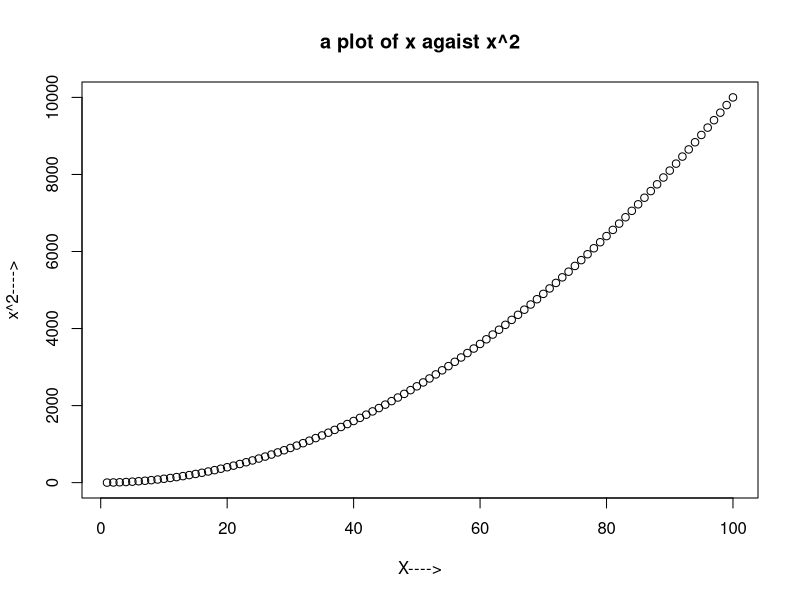
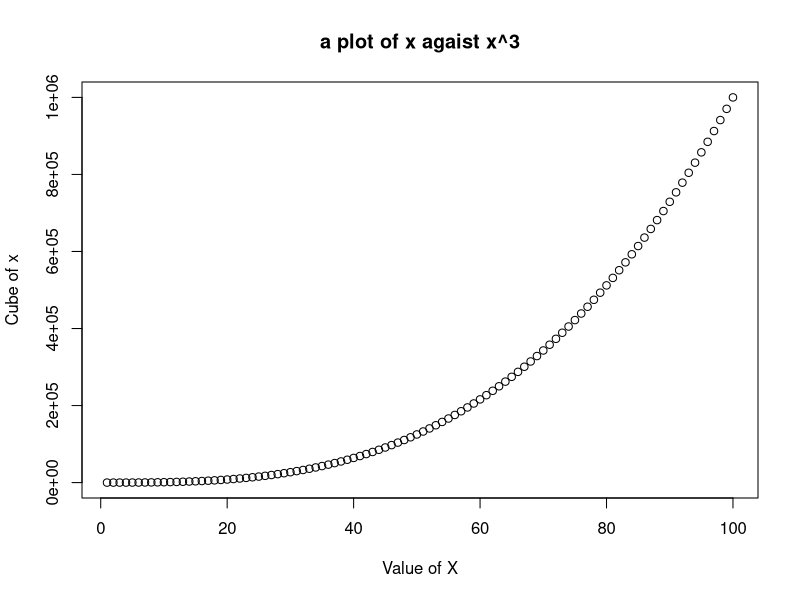
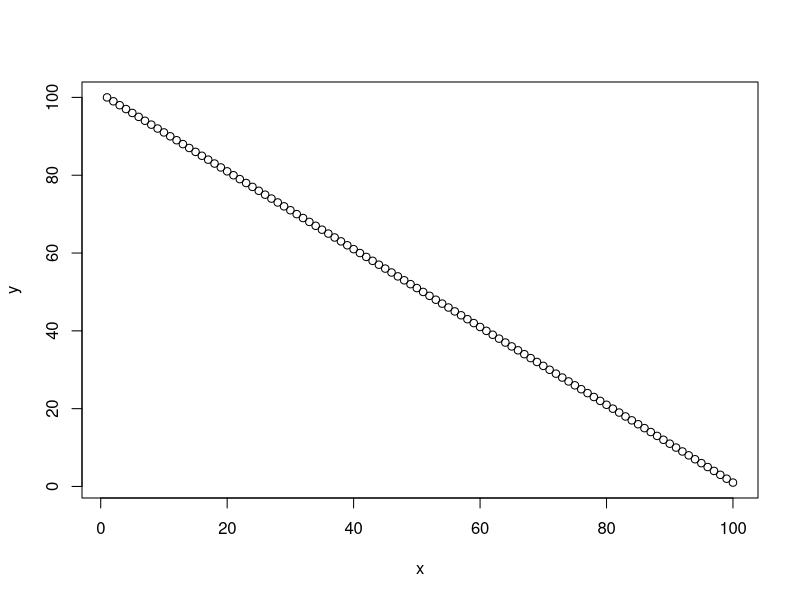
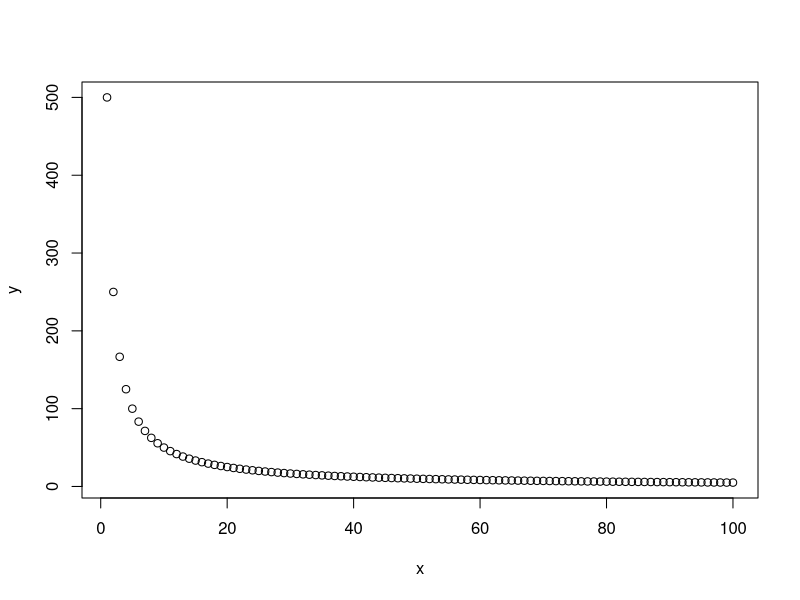
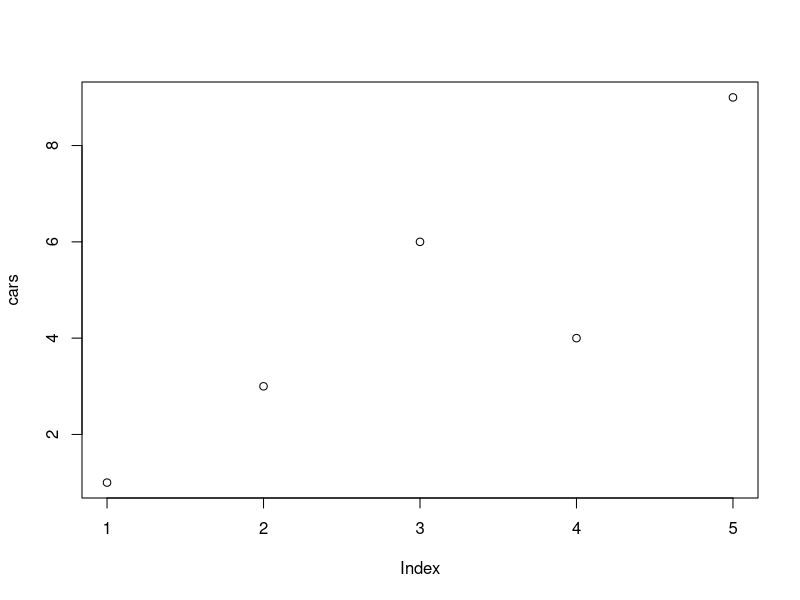
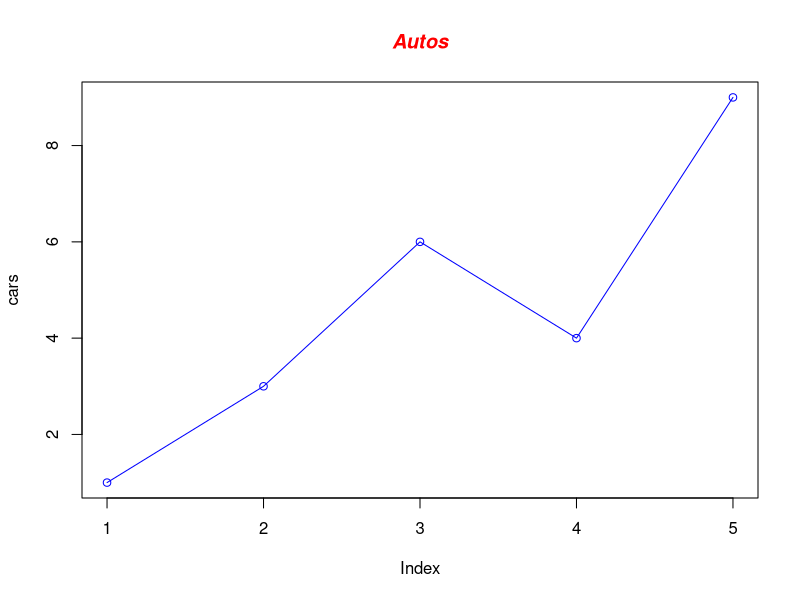
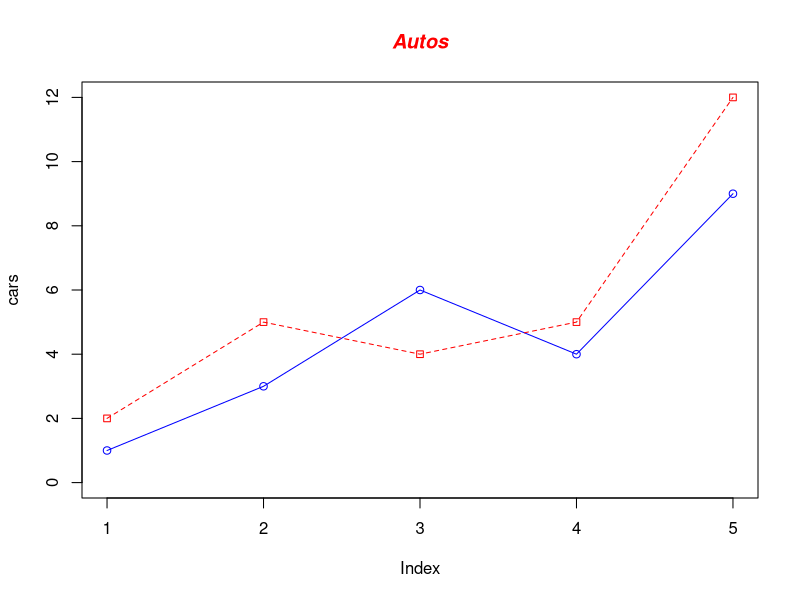
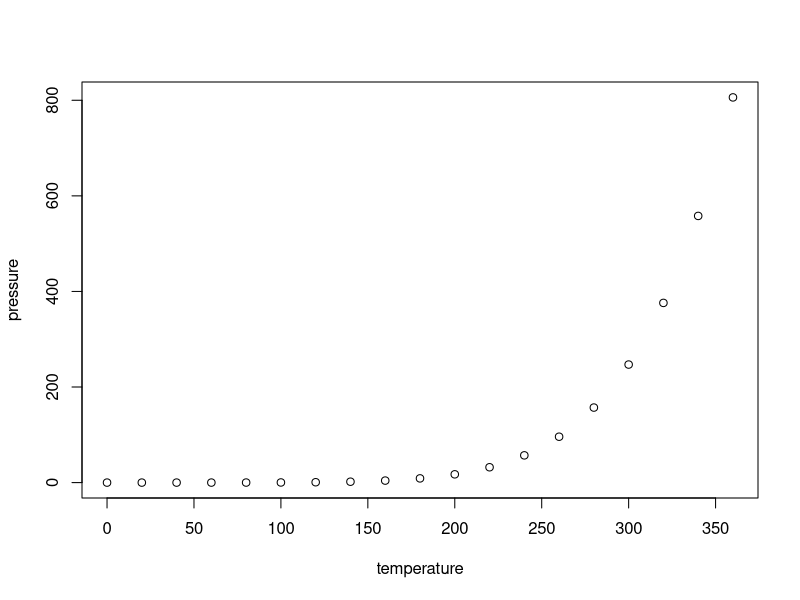

The R source for these figures, in order:
## ---- chunk 1
#Question - 1. Explore the relationship between the following
# 1(i)
x<- c(1:100) # define vector x
y<- c(x^2) # Set value of y
# plot the relationship graph
plot(x,y,  main = "a plot of x agaist x^2", xlab="X---->", ylab = "x^2---->")


## ---- chunk 2
# 1(ii)
x<- c(1:100) # define vector x
y<- c(x^3) # Set value of y
# plot the relationship graph
plot(x,y,  main = "a plot of x agaist x^3", xlab = 'Value of X', ylab = 'Cube of x')


## ---- chunk 3
# 1(iii): x + y = 101
x<- c(1:100) # define vector x
y=101-x;y # Set value of y
# plot the relationship graph
plot(x,y)


## ---- chunk 4
# 1(iii): xy = 500
x<- c(1:100) # define vector x
y=500/x;y  # Set value of y
# plot the relationship graph
plot(x,y)


## ---- chunk 5
# Question2. 
# Define cars vector
cars<- c(1,3,6,4,9)
# Graph the cars vector with all defaults plot(cars)
plot(cars)
# Graph cars using blue points overlayed by a line
plot(cars, type = 'o', col='blue')

# Create a title with a red, bold/italic font
title(main="Autos", col.main="red", font.main=4)


## ---- chunk 6
# Define 2 vectors
cars <- c(1, 3, 6, 4, 9)
trucks <- c(2, 5, 4, 5, 12)

# Graph cars using a y axis that ranges from 0 to 12
plot(cars, type="o", col="blue", ylim=c(0,12))

# Graph trucks with red dashed line and square points
lines(trucks, type="o", pch=22, lty=2, col="red")

# Create a title with a red, bold/italic font
title(main="Autos", col.main="red", font.main=4)


## ---- chunk 7
knitr::opts_chunk$set(echo = TRUE)
## ---- chunk 8
summary(cars)
## ---- chunk 9
plot(pressure)
